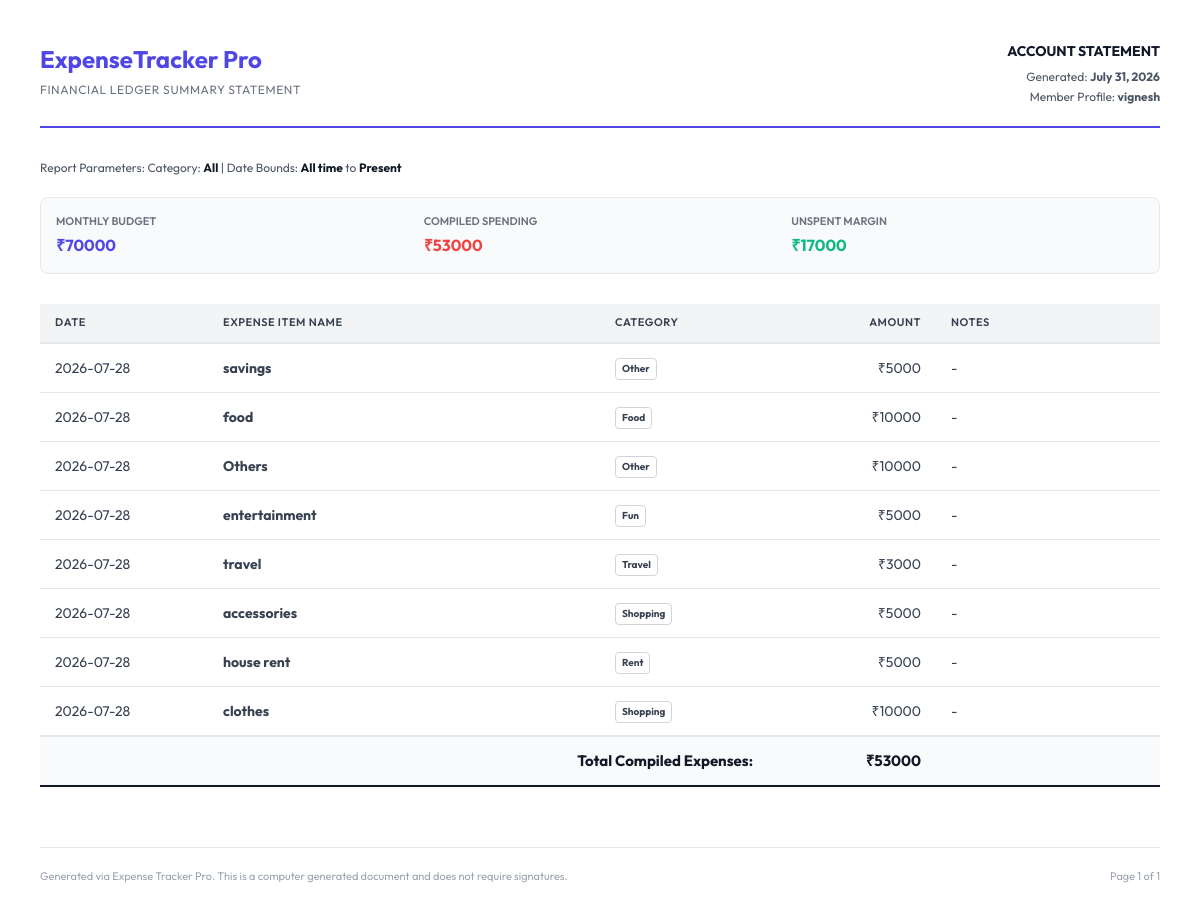
The app's page /reports/print (signed in) with its own data.
### app.py (models this page shows)
class Budget(db.Model):
    id = db.Column(
        db.Integer,
        primary_key=True
    )
    amount = db.Column(
        db.Integer,
        nullable=False
    )
    month = db.Column(
        db.Integer,
        nullable=False
    )
    year = db.Column(
        db.Integer,
        nullable=False
    )
    category = db.Column(
        db.String(50),
        nullable=True
    )
    user_id = db.Column(
        db.Integer,
        db.ForeignKey('user.id'),
        nullable=False
    )

class Expense(db.Model):
    id = db.Column(
        db.Integer,
        primary_key=True
    )
    name = db.Column(
        db.String(100),
        nullable=False
    )
    amount = db.Column(
        db.Integer,
        nullable=False
    )
    category = db.Column(
        db.String(50),
        nullable=False
    )
    date = db.Column(
        db.String(10),
        nullable=True
    )
    notes = db.Column(
        db.String(255),
        nullable=True
    )
    user_id = db.Column(
        db.Integer,
        db.ForeignKey('user.id'),
        nullable=False
    )

### app.py (the view)
@app.route('/reports/print')
def print_report():
    if 'user_id' not in session:
        return redirect('/login')
    start_date = request.args.get('start_date', '')
    end_date = request.args.get('end_date', '')
    category = request.args.get('category', 'all')
    expenses = get_filtered_expenses_query(session['user_id'], start_date, end_date, category).all()
    total = sum(e.amount for e in expenses)
    current_month = datetime.now().month
    current_year = datetime.now().year
    budget = Budget.query.filter_by(
        user_id=session['user_id'],
        month=current_month,
        year=current_year
    ).first()
    budget_amount = budget.amount if budget else 0
    return render_template(
        'print_report.html',
        expenses=expenses,
        total=total,
        budget_amount=budget_amount,
        start_date=start_date,
        end_date=end_date,
        category=category,
        month_name=datetime.now().strftime("%B"),
        current_year=current_year,
        datetime=datetime
    )

### app.py (called while the page is built)
def get_filtered_expenses_query(user_id, start_date, end_date, category):
    query = Expense.query.filter_by(user_id=user_id)
    if category and category != 'all':
        query = query.filter_by(category=category)
    if start_date:
        query = query.filter(Expense.date >= start_date)
    if end_date:
        query = query.filter(Expense.date <= end_date)
    return query.order_by(Expense.date.desc(), Expense.id.desc())

### templates/print_report.html (shortened to what this page needs)
<!DOCTYPE html>
<html lang="en">
<head>
</head>
<body>
    <div class="print-header">
        <div>
            <h1 class="brand-title">ExpenseTracker Pro</h1>
            <p class="brand-sub">Financial Ledger Summary Statement</p>
        </div>
        <div class="meta-info">
            <h2>ACCOUNT STATEMENT</h2>
            <p>Generated: <strong>{{ datetime.now().strftime('%B %d, %Y') }}</strong></p>
            <p>Member Profile: <strong>{{ session['username'] }}</strong></p>
        </div>
    </div>
    <div class="filter-tags">
        <p>
            Report Parameters:
            Category: <strong>{{ category.capitalize() }}</strong> |
            Date Bounds: <strong>{{ start_date if start_date else 'All time' }}</strong> to <strong>{{ end_date if end_date else 'Present' }}</strong>
        </p>
    </div>
    <div class="filter-summary">
        <div class="summary-item">
            <h3>Monthly Budget</h3>
            <p class="budget-total">₹{{ budget_amount }}</p>
        </div>
        <div class="summary-item">
            <h3>Compiled Spending</h3>
            <p class="spent-total">₹{{ total }}</p>
        </div>
        <div class="summary-item">
            <h3>Unspent Margin</h3>
            <p class="remaining-total">₹{{ budget_amount - total if budget_amount - total > 0 else 0 }}</p>
        </div>
    </div>
    <table class="statement-table">
        <thead>
            <tr>
                <th style="width: 15%">Date</th>
                <th style="width: 35%">Expense Item Name</th>
                <th style="width: 15%">Category</th>
                <th style="width: 15%" class="num-col">Amount</th>
                <th style="width: 20%">Notes</th>
            </tr>
        </thead>
        <tbody>
            {% for expense in expenses %}
            <tr>
                <td>{{ expense.date or '-' }}</td>
                <td><strong>{{ expense.name }}</strong></td>
                <td>
                    <span class="category-badge">{{ expense.category }}</span>
                </td>
                <td class="num-col">₹{{ expense.amount }}</td>
                <td>{{ expense.notes or '-' }}</td>
            </tr>
            {% else %}
            <tr>
                <td colspan="5" style="text-align: center; padding: 30px; color: #6b7280;">No expenses matched statement parameters.</td>
            </tr>
            {% endfor %}
            {% if expenses %}
            <tr class="total-row">
                <td colspan="3" style="text-align: right;">Total Compiled Expenses:</td>
                <td class="num-col">₹{{ total }}</td>
                <td></td>
            </tr>
            {% endif %}
        </tbody>
    </table>
    <div class="print-footer">
        <p>Generated via Expense Tracker Pro. This is a computer generated document and does not require signatures.</p>
        <p>Page 1 of 1</p>
    </div>
</body>
</html>

### templates/print_report.html (style rules this page uses)
* { margin: 0; padding: 0; box-sizing: border-box; font-family: 'Outfit', sans-serif; }
body { background-color: #ffffff; color: #111827; padding: 40px; font-size: 14px; line-height: 1.6; }
.print-header { display: flex; justify-content: space-between; align-items: flex-start; border-bottom: 2px solid #4f46e5; padding-bottom: 20px; margin-bottom: 30px; }
.brand-title { font-size: 24px; font-weight: 700; color: #4f46e5; }
.brand-sub { font-size: 12px; text-transform: uppercase; letter-spacing: 0.05em; color: #6b7280; margin-top: 2px; }
.meta-info { text-align: right; font-size: 12px; color: #4b5563; }
.meta-info h2 { font-size: 14px; font-weight: 700; color: #111827; margin-bottom: 5px; }
.filter-summary { display: grid; grid-template-columns: repeat(3, 1fr); gap: 15px; margin-bottom: 30px; background-color: #f9fafb; padding: 15px; border-radius: 8px; border: 1px solid #e5e7eb; }
.summary-item h3 { font-size: 11px; text-transform: uppercase; color: #6b7280; margin-bottom: 2px; font-weight: 600; }
.summary-item p { font-size: 16px; font-weight: 700; color: #111827; }
.summary-item p.budget-total { color: #4f46e5; }
.summary-item p.spent-total { color: #ef4444; }
.summary-item p.remaining-total { color: #10b981; }
.filter-tags { font-size: 12px; margin-bottom: 20px; color: #4b5563; }
.filter-tags strong { color: #111827; }
.statement-table { width: 100%; border-collapse: collapse; margin-bottom: 40px; }
.statement-table th { background-color: #f3f4f6; color: #374151; font-weight: 600; text-transform: uppercase; font-size: 11px; letter-spacing: 0.05em; padding: 10px 15px; border-bottom: 2px solid #e5e7eb; text-align: left; }
.statement-table td { padding: 12px 15px; border-bottom: 1px solid #e5e7eb; color: #374151; }
.statement-table tr:last-child td { border-bottom: none; }
.statement-table th.num-col, .statement-table td.num-col { text-align: right; }
.total-row { font-weight: 700; background-color: #f9fafb; }
.total-row td { border-top: 2px solid #e5e7eb; border-bottom: 2px double #111827 !important; font-size: 15px; color: #111827; }
.category-badge { display: inline-block; padding: 2px 6px; font-size: 10px; font-weight: 700; border-radius: 4px; border: 1px solid #d1d5db; }
.print-footer { margin-top: 60px; border-top: 1px solid #e5e7eb; padding-top: 20px; display: flex; justify-content: space-between; font-size: 11px; color: #9ca3af; }

### records on screen
Budget: amount "70000", budget_amount-totalifbudget_amount-total>0else0 "17000"
Expense: date "2026-07-28", name "savings", category "Other", amount "5000", notes "-"
Expense: date "2026-07-28", name "food", category "Food", amount "10000", notes "-"
Expense: date "2026-07-28", name "Others", category "Other", amount "10000", notes "-"
Expense: date "2026-07-28", name "entertainment", category "Fun", amount "5000", notes "-"
Expense: date "2026-07-28", name "travel", category "Travel", amount "3000", notes "-"
Expense: date "2026-07-28", name "accessories", category "Shopping", amount "5000", notes "-"
Expense: date "2026-07-28", name "house rent", category "Rent", amount "5000", notes "-"
Expense: date "2026-07-28", name "clothes", category "Shopping", amount "10000", notes "-"

### other values on screen
{{ session['username'] }} "vignesh"
{{ category.capitalize() }} "All"
{{ start_date if start_date else 'All time' }} "All time"
{{ end_date if end_date else 'Present' }} "Present"
{{ total }} "53000"
